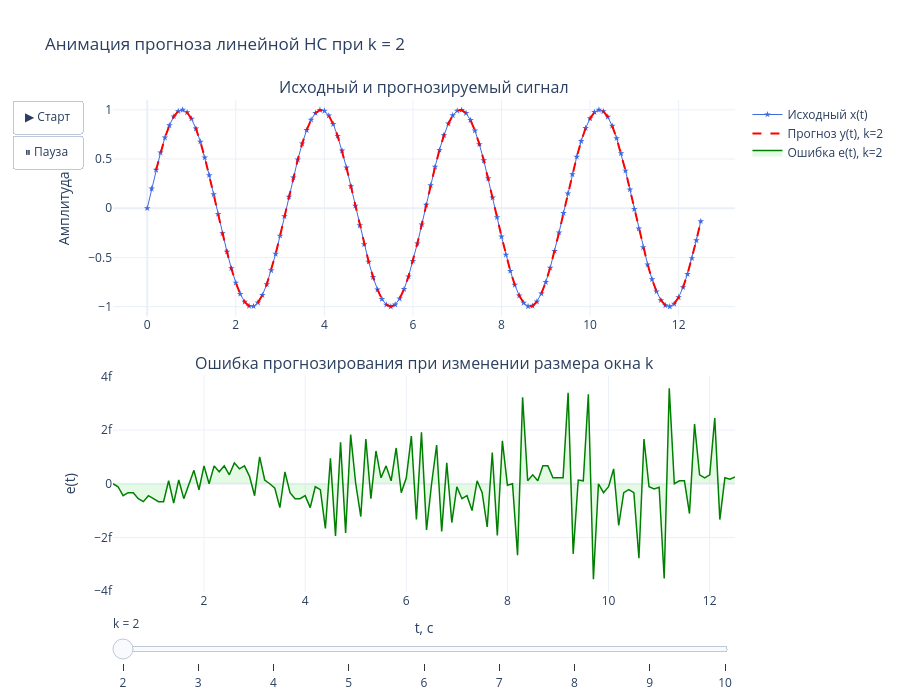

Source (notebook cell):
### Markdown cell above
## Анализ влияния параметров

### Влияние параметра k (размер входного окна)

Исследуем, как число предыдущих значений $k$ (от 2 до 10) влияет на точность прогнозирования.

### Code cell
k_values = list(range(2, 11))
mse_by_k = []
mae_by_k = []
predictions_by_k = []
errors_by_k = []

y_min = min(x.min(), -0.25)
y_max = max(x.max(), 0.25)
error_bound = 0.0

for k_val in k_values:
    W_k, P_k, T_k = build_linear_nn(x, k_val)
    y_k = predict(W_k, P_k).flatten()
    e_k = x[k_val:] - y_k

    mse_k = np.mean(e_k ** 2)
    mae_k = np.mean(np.abs(e_k))
    mse_by_k.append(mse_k)
    mae_by_k.append(mae_k)
    predictions_by_k.append((t[k_val:], y_k))
    errors_by_k.append((t[k_val:], e_k))
    error_bound = max(error_bound, np.max(np.abs(e_k)))

fig_k = make_subplots(
    rows=2, cols=1,
    subplot_titles=(
        'Исходный и прогнозируемый сигнал',
        'Ошибка прогнозирования при изменении размера окна k'
    ),
    vertical_spacing=0.12
)

fig_k.add_trace(go.Scatter(
    x=t, y=x,
    mode='lines+markers',
    marker=dict(symbol='star', size=5, color='royalblue'),
    line=dict(width=1, color='royalblue'),
    name='Исходный x(t)'
), row=1, col=1)

initial_t_pred, initial_y_pred = predictions_by_k[0]
initial_t_err, initial_err = errors_by_k[0]

fig_k.add_trace(go.Scatter(
    x=initial_t_pred, y=initial_y_pred,
    mode='lines',
    line=dict(width=2, color='red', dash='dash'),
    name=f'Прогноз y(t), k={k_values[0]}'
), row=1, col=1)

fig_k.add_trace(go.Scatter(
    x=initial_t_err, y=initial_err,
    mode='lines',
    line=dict(width=1.5, color='green'),
    name=f'Ошибка e(t), k={k_values[0]}',
    fill='tozeroy',
    fillcolor='rgba(0,200,0,0.1)'
), row=2, col=1)

frames_k = []
for idx, k_val in enumerate(k_values):
    t_pred_k, y_pred_k = predictions_by_k[idx]
    t_err_k, err_k = errors_by_k[idx]
    frames_k.append(go.Frame(
        data=[
            go.Scatter(x=t_pred_k, y=y_pred_k, name=f'Прогноз y(t), k={k_val}'),
            go.Scatter(x=t_err_k, y=err_k, name=f'Ошибка e(t), k={k_val}'),
        ],
        traces=[1, 2],
        name=str(k_val),
        layout=go.Layout(title_text=f'Анимация прогноза линейной НС при k = {k_val}')
    ))

fig_k.frames = frames_k
fig_k.update_xaxes(title_text='t, c', row=2, col=1)
fig_k.update_yaxes(title_text='Амплитуда', row=1, col=1, range=[y_min - 0.1, y_max + 0.1])
fig_k.update_yaxes(title_text='e(t)', row=2, col=1, range=[-error_bound * 1.1, error_bound * 1.1])

fig_k.update_layout(
    height=700,
    template='plotly_white',
    title_text=f'Анимация прогноза линейной НС при k = {k_values[0]}',
    hovermode='x unified',
    updatemenus=[dict(
        type='buttons',
        showactive=False,
        buttons=[
            dict(label='▶ Старт', method='animate', args=[None, dict(frame=dict(duration=900, redraw=True), fromcurrent=True)]),
            dict(label='⏸ Пауза', method='animate', args=[[None], dict(frame=dict(duration=0, redraw=False), mode='immediate')]),
        ],
    )],
    sliders=[dict(
        active=0,
        currentvalue=dict(prefix='k = '),
        steps=[
            dict(
                method='animate',
                args=[[str(k_val)], dict(frame=dict(duration=0, redraw=True), mode='immediate')],
                label=str(k_val)
            )
            for k_val in k_values
        ]
    )]
)
fig_k.write_html('outputs/error_by_k.html')
fig_k.show()

print("\n  k  |    MSE       |    MAE")
print("-----|--------------|-------------")
for k_val, m, a in zip(k_values, mse_by_k, mae_by_k):
    print(f"  {k_val}  |  {m:.6e}  |  {a:.6e}")

### Figure 1 — Plotly figure (JSON) as saved in the notebook; plotly's stock layout.template omitted (floating-point values rounded to 4 significant figures)
{"data": [{"line": {"color": "royalblue", "width": 1}, "marker": {"color": "royalblue", "size": 5, "symbol": "star"}, "mode": "lines+markers", "name": "Исходный x(t)", "type": "scatter", "x": [0.0, 0.1, 0.2, 0.3, 0.4, 0.5, 0.6, 0.7, 0.8, 0.9, 1.0, 1.1, 1.2, 1.3, 1.4, 1.5, 1.6, 1.7, 1.8, 1.9, 2.0, 2.1, 2.2, 2.3, 2.4, 2.5, 2.6, 2.7, 2.8, 2.9, 3.0, 3.1, 3.2, 3.3, 3.4, 3.5, 3.6, 3.7, 3.8, 3.9, 4.0, 4.1, 4.2, 4.3, 4.4, 4.5, 4.6, 4.7, 4.8, 4.9, 5.0, 5.1, 5.2, 5.3, 5.4, 5.5, 5.6, 5.7, 5.8, 5.9, 6.0, 6.1, 6.2, 6.3, 6.4, 6.5, 6.6, 6.7, 6.8, 6.9, 7.0, 7.1, 7.2, 7.3, 7.4, 7.5, 7.6, 7.7, 7.8, 7.9, 8.0, 8.1, 8.2, 8.3, 8.4, 8.5, 8.6, 8.7, 8.8, 8.9, 9.0, 9.1, 9.2, 9.3, 9.4, 9.5, 9.6, 9.7, 9.8, 9.9, 10.0, 10.1, 10.2, 10.3, 10.4, 10.5, 10.6, 10.7, 10.8, 10.9, 11.0, 11.1, 11.2, 11.3, 11.4, 11.5, 11.6, 11.7, 11.8, 11.9, 12.0, 12.1, 12.2, 12.3, 12.4, 12.5], "xaxis": "x", "y": [0.0, 0.1987, 0.3894, 0.5646, 0.7174, 0.8415, 0.932, 0.9854, 0.9996, 0.9738, 0.9093, 0.8085, 0.6755, 0.5155, 0.335, 0.1411, -0.05837, -0.2555, -0.4425, -0.6119, -0.7568, -0.8716, -0.9516, -0.9937, -0.9962, -0.9589, -0.8835, -0.7728, -0.6313, -0.4646, -0.2794, -0.08309, 0.1165, 0.3115, 0.4941, 0.657, 0.7937, 0.8987, 0.9679, 0.9985, 0.9894, 0.9407, 0.8546, 0.7344, 0.5849, 0.4121, 0.2229, 0.02478, -0.1743, -0.3665, -0.544, -0.6999, -0.8278, -0.9228, -0.9809, -1.0, -0.9792, -0.9193, -0.8228, -0.6935, -0.5366, -0.3582, -0.1656, 0.03362, 0.2315, 0.4202, 0.5921, 0.7404, 0.8592, 0.9437, 0.9906, 0.998, 0.9657, 0.8948, 0.7883, 0.6503, 0.4864, 0.3031, 0.1078, -0.09191, -0.2879, -0.4724, -0.6381, -0.7784, -0.8876, -0.9614, -0.9969, -0.9927, -0.9488, -0.8672, -0.751, -0.6048, -0.4346, -0.247, -0.04954, 0.1499, 0.3433, 0.5231, 0.682, 0.8137, 0.9129, 0.9758, 0.9998, 0.9839, 0.9288, 0.8367, 0.7112, 0.5573, 0.3813, 0.19, -0.008851, -0.2073, -0.3976, -0.5719, -0.7235, -0.8462, -0.9352, -0.9869, -0.9993, -0.9718, -0.9056, -0.8033, -0.6689, -0.5079, -0.3266, -0.1324], "yaxis": "y"}, {"line": {"color": "red", "dash": "dash", "width": 2}, "mode": "lines", "name": "Прогноз y(t), k=2", "type": "scatter", "x": [0.2, 0.3, 0.4, 0.5, 0.6, 0.7, 0.8, 0.9, 1.0, 1.1, 1.2, 1.3, 1.4, 1.5, 1.6, 1.7, 1.8, 1.9, 2.0, 2.1, 2.2, 2.3, 2.4, 2.5, 2.6, 2.7, 2.8, 2.9, 3.0, 3.1, 3.2, 3.3, 3.4, 3.5, 3.6, 3.7, 3.8, 3.9, 4.0, 4.1, 4.2, 4.3, 4.4, 4.5, 4.6, 4.7, 4.8, 4.9, 5.0, 5.1, 5.2, 5.3, 5.4, 5.5, 5.6, 5.7, 5.8, 5.9, 6.0, 6.1, 6.2, 6.3, 6.4, 6.5, 6.6, 6.7, 6.8, 6.9, 7.0, 7.1, 7.2, 7.3, 7.4, 7.5, 7.6, 7.7, 7.8, 7.9, 8.0, 8.1, 8.2, 8.3, 8.4, 8.5, 8.6, 8.7, 8.8, 8.9, 9.0, 9.1, 9.2, 9.3, 9.4, 9.5, 9.6, 9.7, 9.8, 9.9, 10.0, 10.1, 10.2, 10.3, 10.4, 10.5, 10.6, 10.7, 10.8, 10.9, 11.0, 11.1, 11.2, 11.3, 11.4, 11.5, 11.6, 11.7, 11.8, 11.9, 12.0, 12.1, 12.2, 12.3, 12.4, 12.5], "xaxis": "x", "y": [0.3894, 0.5646, 0.7174, 0.8415, 0.932, 0.9854, 0.9996, 0.9738, 0.9093, 0.8085, 0.6755, 0.5155, 0.335, 0.1411, -0.05837, -0.2555, -0.4425, -0.6119, -0.7568, -0.8716, -0.9516, -0.9937, -0.9962, -0.9589, -0.8835, -0.7728, -0.6313, -0.4646, -0.2794, -0.08309, 0.1165, 0.3115, 0.4941, 0.657, 0.7937, 0.8987, 0.9679, 0.9985, 0.9894, 0.9407, 0.8546, 0.7344, 0.5849, 0.4121, 0.2229, 0.02478, -0.1743, -0.3665, -0.544, -0.6999, -0.8278, -0.9228, -0.9809, -1.0, -0.9792, -0.9193, -0.8228, -0.6935, -0.5366, -0.3582, -0.1656, 0.03362, 0.2315, 0.4202, 0.5921, 0.7404, 0.8592, 0.9437, 0.9906, 0.998, 0.9657, 0.8948, 0.7883, 0.6503, 0.4864, 0.3031, 0.1078, -0.09191, -0.2879, -0.4724, -0.6381, -0.7784, -0.8876, -0.9614, -0.9969, -0.9927, -0.9488, -0.8672, -0.751, -0.6048, -0.4346, -0.247, -0.04954, 0.1499, 0.3433, 0.5231, 0.682, 0.8137, 0.9129, 0.9758, 0.9998, 0.9839, 0.9288, 0.8367, 0.7112, 0.5573, 0.3813, 0.19, -0.008851, -0.2073, -0.3976, -0.5719, -0.7235, -0.8462, -0.9352, -0.9869, -0.9993, -0.9718, -0.9056, -0.8033, -0.6689, -0.5079, -0.3266, -0.1324], "yaxis": "y"}, {"fill": "tozeroy", "fillcolor": "rgba(0,200,0,0.1)", "line": {"color": "green", "width": 1.5}, "mode": "lines", "name": "Ошибка e(t), k=2", "type": "scatter", "x": [0.2, 0.3, 0.4, 0.5, 0.6, 0.7, 0.8, 0.9, 1.0, 1.1, 1.2, 1.3, 1.4, 1.5, 1.6, 1.7, 1.8, 1.9, 2.0, 2.1, 2.2, 2.3, 2.4, 2.5, 2.6, 2.7, 2.8, 2.9, 3.0, 3.1, 3.2, 3.3, 3.4, 3.5, 3.6, 3.7, 3.8, 3.9, 4.0, 4.1, 4.2, 4.3, 4.4, 4.5, 4.6, 4.7, 4.8, 4.9, 5.0, 5.1, 5.2, 5.3, 5.4, 5.5, 5.6, 5.7, 5.8, 5.9, 6.0, 6.1, 6.2, 6.3, 6.4, 6.5, 6.6, 6.7, 6.8, 6.9, 7.0, 7.1, 7.2, 7.3, 7.4, 7.5, 7.6, 7.7, 7.8, 7.9, 8.0, 8.1, 8.2, 8.3, 8.4, 8.5, 8.6, 8.7, 8.8, 8.9, 9.0, 9.1, 9.2, 9.3, 9.4, 9.5, 9.6, 9.7, 9.8, 9.9, 10.0, 10.1, 10.2, 10.3, 10.4, 10.5, 10.6, 10.7, 10.8, 10.9, 11.0, 11.1, 11.2, 11.3, 11.4, 11.5, 11.6, 11.7, 11.8, 11.9, 12.0, 12.1, 12.2, 12.3, 12.4, 12.5], "xaxis": "x2", "y": [0.0, -1.11e-16, -4.441e-16, -3.331e-16, -3.331e-16, -5.551e-16, -6.661e-16, -4.441e-16, -5.551e-16, -6.661e-16, -6.661e-16, 1.11e-16, -7.216e-16, 1.388e-16, -5.551e-16, -5.551e-17, 4.996e-16, -2.22e-16, 6.661e-16, 0.0, 6.661e-16, 4.441e-16, 6.661e-16, 3.331e-16, 7.772e-16, 5.551e-16, 6.661e-16, 2.776e-16, -4.441e-16, 9.992e-16, 1.388e-16, 0.0, -1.665e-16, -8.882e-16, 4.441e-16, -3.331e-16, -5.551e-16, -5.551e-16, -4.441e-16, -8.882e-16, -1.11e-16, -2.22e-16, -1.665e-15, 9.437e-16, -1.943e-15, 1.547e-15, -1.832e-15, 1.832e-15, 0.0, -1.221e-15, 1.665e-15, -5.551e-16, 1.221e-15, 2.22e-16, 6.661e-16, 1.11e-16, 1.332e-15, -3.331e-16, 2.22e-16, 1.776e-15, -1.332e-15, 1.915e-15, -1.721e-15, 0.0, 1.443e-15, -1.776e-15, 7.772e-16, -1.443e-15, -1.11e-16, -5.551e-16, -4.441e-16, -9.992e-16, 1.11e-16, -3.331e-16, -1.61e-15, 1.166e-15, -1.929e-15, 1.596e-15, -5.551e-17, 0.0, -2.665e-15, 3.22e-15, 1.11e-16, 3.331e-16, 1.11e-16, 6.661e-16, 6.661e-16, 2.22e-16, 2.22e-16, 2.22e-16, 3.386e-15, -2.609e-15, 1.388e-16, 1.11e-16, 3.331e-15, -3.553e-15, 0.0, -3.331e-16, -1.11e-16, 5.551e-16, -1.554e-15, -3.331e-16, -2.22e-16, -3.331e-16, -2.776e-15, 1.665e-15, -1.11e-16, -1.943e-16, -1.336e-16, -3.525e-15, 3.553e-15, 0.0, 1.11e-16, 1.11e-16, -1.11e-15, 2.22e-15, 3.331e-16, 2.22e-16, 3.331e-16, 2.442e-15, -1.332e-15, 2.22e-16, 1.665e-16, 2.498e-16], "yaxis": "y2"}], "layout": {"annotations": [{"font": {"size": 16}, "showarrow": false, "text": "Исходный и прогнозируемый сигнал", "x": 0.5, "xanchor": "center", "xref": "paper", "y": 1, "yanchor": "bottom", "yref": "paper"}, {"font": {"size": 16}, "showarrow": false, "text": "Ошибка прогнозирования при изменении размера окна k", "x": 0.5, "xanchor": "center", "xref": "paper", "y": 0.44, "yanchor": "bottom", "yref": "paper"}], "height": 700, "hovermode": "x unified", "sliders": [{"active": 0, "currentvalue": {"prefix": "k = "}, "steps": [{"args": [["2"], {"frame": {"duration": 0, "redraw": true}, "mode": "immediate"}], "label": "2", "method": "animate"}, {"args": [["3"], {"frame": {"duration": 0, "redraw": true}, "mode": "immediate"}], "label": "3", "method": "animate"}, {"args": [["4"], {"frame": {"duration": 0, "redraw": true}, "mode": "immediate"}], "label": "4", "method": "animate"}, {"args": [["5"], {"frame": {"duration": 0, "redraw": true}, "mode": "immediate"}], "label": "5", "method": "animate"}, {"args": [["6"], {"frame": {"duration": 0, "redraw": true}, "mode": "immediate"}], "label": "6", "method": "animate"}, {"args": [["7"], {"frame": {"duration": 0, "redraw": true}, "mode": "immediate"}], "label": "7", "method": "animate"}, {"args": [["8"], {"frame": {"duration": 0, "redraw": true}, "mode": "immediate"}], "label": "8", "method": "animate"}, {"args": [["9"], {"frame": {"duration": 0, "redraw": true}, "mode": "immediate"}], "label": "9", "method": "animate"}, {"args": [["10"], {"frame": {"duration": 0, "redraw": true}, "mode": "immediate"}], "label": "10", "method": "animate"}]}], "title": {"text": "Анимация прогноза линейной НС при k = 2"}, "updatemenus": [{"buttons": [{"args": [null, {"frame": {"duration": 900, "redraw": true}, "fromcurrent": true}], "label": "▶ Старт", "method": "animate"}, {"args": [[null], {"frame": {"duration": 0, "redraw": false}, "mode": "immediate"}], "label": "⏸ Пауза", "method": "animate"}], "showactive": false, "type": "buttons"}], "xaxis": {"anchor": "y", "domain": [0, 1]}, "xaxis2": {"anchor": "y2", "domain": [0, 1], "title": {"text": "t, c"}}, "yaxis": {"anchor": "x", "domain": [0.56, 1], "range": [-1.1, 1.1], "title": {"text": "Амплитуда"}}, "yaxis2": {"anchor": "x2", "domain": [0, 0.44], "range": [-4.03e-15, 4.03e-15], "title": {"text": "e(t)"}}}}
